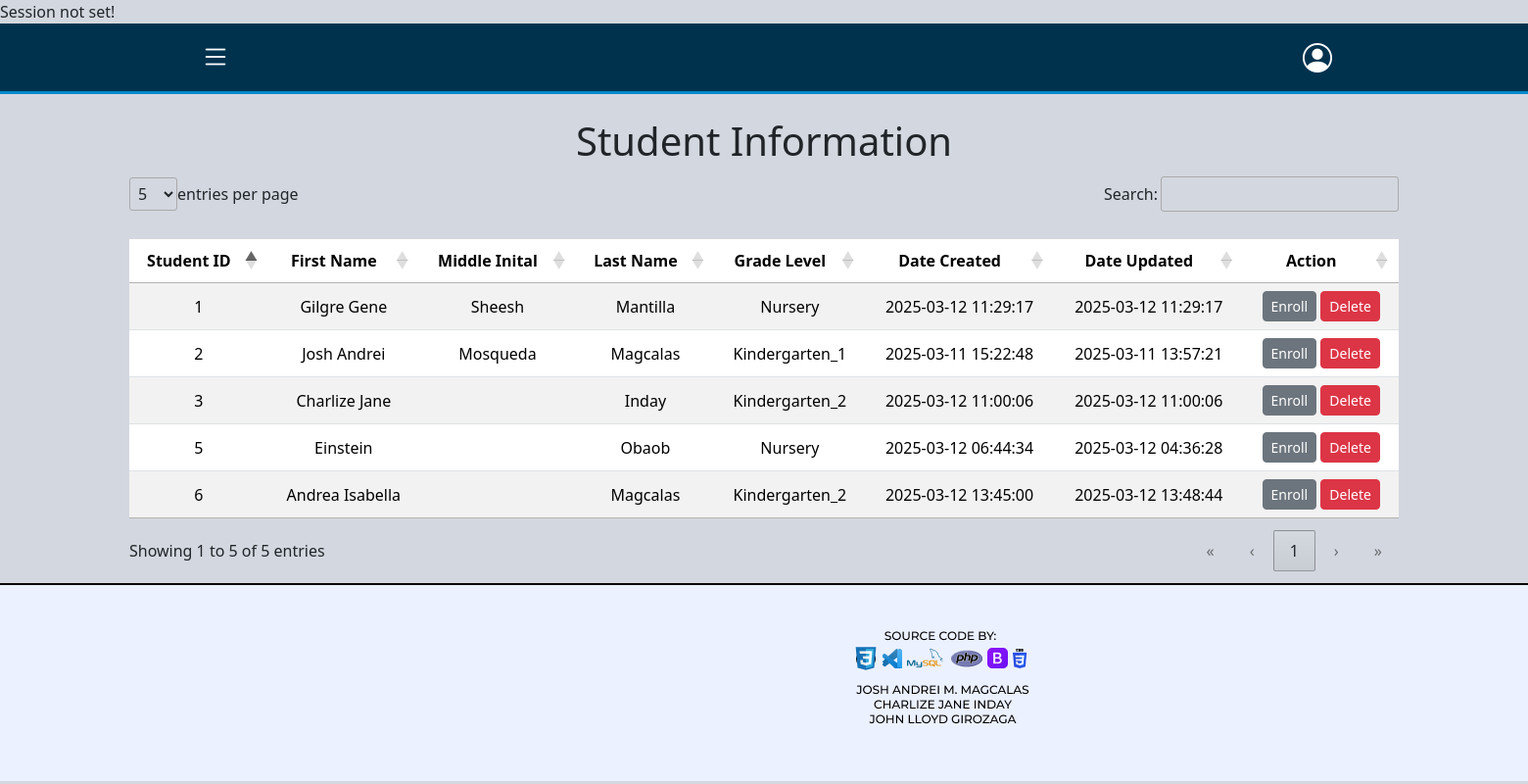
The app's page /website/student-enrollment.php, older data.
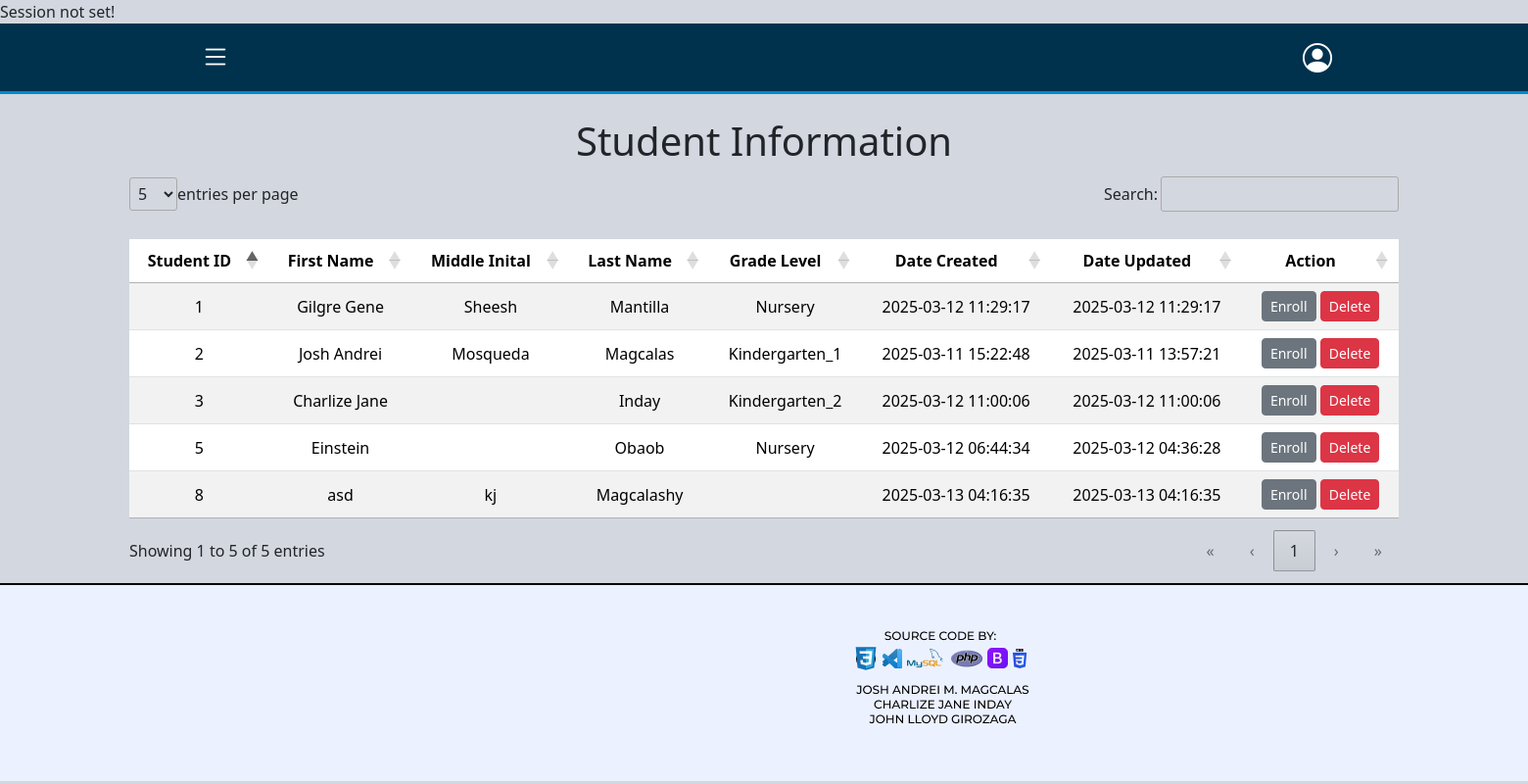
The same page, newer data.
### tables this page shows
CREATE TABLE `tbl_student_info` (
  `student_id` int(11) NOT NULL,
  `enroll_category` enum('Nursery','Kindergarten_1','Kindergarten_2') DEFAULT NULL,
  `schoolyear` varchar(10) DEFAULT NULL,
  `last_name` varchar(50) NOT NULL,
  `first_name` varchar(100) NOT NULL,
  `middle_name` varchar(50) DEFAULT NULL,
  `street` text NOT NULL,
  `city` varchar(50) DEFAULT NULL,
  `zip_code` int(4) NOT NULL,
  `birthdate` date NOT NULL,
  `sex` enum('Male','Female') NOT NULL,
  `parent1` varchar(50) DEFAULT NULL,
  `parent1_contact` int(12) DEFAULT NULL,
  `parent2` varchar(50) DEFAULT NULL,
  `parent2_contact` int(12) DEFAULT NULL,
  `emergency_fullname` varchar(50) NOT NULL,
  `emergency_relationship` enum('mother','father','guardian','others') NOT NULL,
  `emergency_address` text NOT NULL,
  `emergency_contact_no` int(12) NOT NULL,
  `created_by` int(11) DEFAULT NULL,
  `date_created` timestamp NOT NULL DEFAULT current_timestamp(),
  `updated_by` int(11) DEFAULT NULL,
  `date_updated` timestamp NOT NULL DEFAULT current_timestamp(),
  `isactive` tinyint(1) NOT NULL
);

### website/student-enrollment.php (the view, shortened to what this page needs)
<?php
include "../database/dbconnect.php";
try {
    $sql = "	SELECT
                    student_id,
                    first_name,
                    middle_name,
                    last_name,
                    enroll_category,
                    date_created,
                    date_updated
                FROM
                    tbl_student_info
                WHERE
                    isactive = 1;";
    $result = $conn->query($sql);
} catch (Exception $e) {
    echo "Error: " . $e->getMessage();
}
?>
<!DOCTYPE html>
<html lang="en">
<head>
    <link rel="stylesheet" href="/bootstrap/css/bootstrap.css">
    <link rel="stylesheet" href="/DataTables/datatables.min.css">
    <link href="https://cdn.jsdelivr.net/npm/bootstrap@5.3.2/dist/css/bootstrap.min.css" rel="stylesheet">
    <link href="https://cdn.jsdelivr.net/npm/bootstrap-icons/font/bootstrap-icons.css" rel="stylesheet">
    <link rel="stylesheet" href="https://cdnjs.cloudflare.com/ajax/libs/font-awesome/6.7.2/css/all.min.css">
    <link rel="stylesheet" href="../DataTables/datatables.css">
    <link rel="stylesheet" href="https://cdn.datatables.net/1.13.6/css/jquery.dataTables.min.css">
</head>
<body>
    <?php include"../Layouts/navbar.php"?>
    <div class="container mt-4">
        <h1 class="text-center">Student Information</h1>
            <table id="student-information" class="table table-striped mt-3">
                <thead>
                    <tr>
                        <th>Student ID</th>
                        <th>First Name</th>
                        <th>Middle Inital</th>
                        <th>Last Name</th>
                        <th>Grade Level</th>
                        <th>Date Created</th>
                        <th>Date Updated</th>
                        <th>Action</th>
                    </tr>
                </thead>
                <tbody>
                    <?php if(isset($result) && $result->num_rows > 0): ?>
                        <?php while($row = $result->fetch_assoc()): ?>
                        <tr>
                            <td> <?=$row['student_id']?> </td>
                            <td> <?=$row['first_name']?> </td>
                            <td> <?=$row['middle_name']?> </td>
                            <td> <?=$row['last_name']?> </td>
                            <td> <?=$row['enroll_category']?> </td>
                            <td> <?=$row['date_created']?> </td>
                            <td> <?=$row['date_updated']?> </td>
                            <td>
                                <a class="btn btn-secondary btn-sm edit-btn" href="add-enrollment-form.php?student_id=<?= htmlspecialchars($row['student_id']); ?>">
                                    Enroll
                                </a>
                                <form action="../database/db_delete_student.php" method="POST" onsubmit="return confirm('Are you sure you want to delete this student?');" class="d-inline">
                                    <button type="submit" class="btn btn-danger btn-sm" >Delete</button>
                                </form>
                            </td>
                        </tr>
                        <?php endwhile; ?>
                    <?php else: ?>
                        <tr>
                            <td colspan="7" class="text-center">No students available</td>
                        </tr>
                    <?php endif; ?>
                </tbody>
            </table>
    </div>
    <div class="footer">
        <img src="../images/FOOTER.png" alt="Footer" class="footer-img">
    </div>
</body>
</html>

### helpers/session.php (shortened to what this page needs)
<?php
if (!isset($_SESSION["username"]) || !isset($_SESSION["employee_id"])) {
    echo "Session not set!";
} else {
    echo "Welcome, " . $_SESSION["username"] . " (ID: " . $_SESSION["employee_id"] . ")";
}
?>

### Layouts/navbar.php (shortened to what this page needs)
<?php
    include "../helpers/session.php";
?>
    <nav class="navbar navbar-custom d-flex align-items-center">
        <button class="navbar-toggler" type="button" data-bs-toggle="offcanvas" data-bs-target="#sidebar">
            <i class="bi bi-list menu-icon"></i>
        </button>
        <div class="ms-auto dropdown">
            <a class="profile-icon" href="#" id="profileDropdown" data-bs-toggle="dropdown">
                <i class="bi bi-person-circle"></i>
            </a>
        </div>
    </nav>
    <div class="navbar-border"></div>

### DataTables/datatables.css (style rules this page uses)
:root { --dt-row-selected: 13, 110, 253; --dt-row-selected-text: 255, 255, 255; --dt-row-selected-link: 9, 10, 11; --dt-row-stripe: 0, 0, 0; --dt-row-hover: 0, 0, 0; --dt-column-ordering: 0, 0, 0; --dt-html-background: white; }
table.dataTable thead > tr > th.dt-orderable-asc, table.dataTable thead > tr > th.dt-orderable-desc, table.dataTable thead > tr > th.dt-ordering-asc, table.dataTable thead > tr > th.dt-ordering-desc, table.dataTable thead > tr > td.dt-orderable-asc, table.dataTable thead > tr > td.dt-orderable-desc, table.dataTable thead > tr > td.dt-ordering-asc, table.dataTable thead > tr > td.dt-ordering-desc { position: relative; padding-right: 30px; }
table.dataTable thead > tr > th.dt-orderable-asc, table.dataTable thead > tr > th.dt-orderable-desc, table.dataTable thead > tr > td.dt-orderable-asc, table.dataTable thead > tr > td.dt-orderable-desc { cursor: pointer; }
table.dataTable th, table.dataTable td { box-sizing: border-box; }
table.dataTable th.dt-type-numeric, table.dataTable th.dt-type-date, table.dataTable td.dt-type-numeric, table.dataTable td.dt-type-date { text-align: right; }
table.dataTable thead th, table.dataTable thead td, table.dataTable tfoot th, table.dataTable tfoot td { text-align: left; }
:root { --dt-row-hover-alpha: 0.035; --dt-row-stripe-alpha: 0.023; --dt-column-ordering-alpha: 0.019; --dt-row-selected-stripe-alpha: 0.923; --dt-row-selected-column-ordering-alpha: 0.919; }
table.dataTable { width: 100%; margin: 0 auto; border-spacing: 0; }
table.dataTable thead th, table.dataTable tfoot th { font-weight: bold; }
table.dataTable > thead > tr > th, table.dataTable > thead > tr > td { padding: 10px; border-bottom: 1px solid rgba(0, 0, 0, 0.3); }
table.dataTable > tbody > tr { background-color: transparent; }
table.dataTable > tbody > tr:first-child > * { border-top: none; }
table.dataTable > tbody > tr:last-child > * { border-bottom: none; }
table.dataTable > tbody > tr > th, table.dataTable > tbody > tr > td { padding: 8px 10px; }
div.dt-container div.dt-layout-full > *:only-child { margin-left: auto; margin-right: auto; }
div.dt-container.dt-empty-footer tbody > tr:last-child > * { border-bottom: 1px solid rgba(0, 0, 0, 0.3); }

### Layouts/navbar.php (style rules this page uses)
body { background-color: #d3d7df; margin: 0; padding: 0; }
.navbar-custom { background-color: #00324e; padding: 12px 20px; }
.navbar-border { height: 3px; background-color: #0088cc; }
.menu-icon, .profile-icon { font-size: 30px; color: white; cursor: pointer; margin: 180px; }
.navbar-toggler { border: none; padding: 5px; }

### website/student-enrollment.php (style rules this page uses)
#student-information th, #student-missing-information th { text-align: center; }
#student-information td, #student-missing-information td { text-align: center; vertical-align: middle; }

Row changes from the older to the newer data that the page shows:
no longer on this page (row edited): tbl_student_info: student_id "6", first_name "Andrea Isabella", last_name "Magcalas", enroll_category "Kindergarten_2", date_created "2025-03-12 13:45:00", date_updated "2025-03-12 13:48:44"
added tbl_student_info: student_id "8", first_name "asd", middle_name "kj", last_name "Magcalashy", date_created "2025-03-13 04:16:35", date_updated "2025-03-13 04:16:35"
